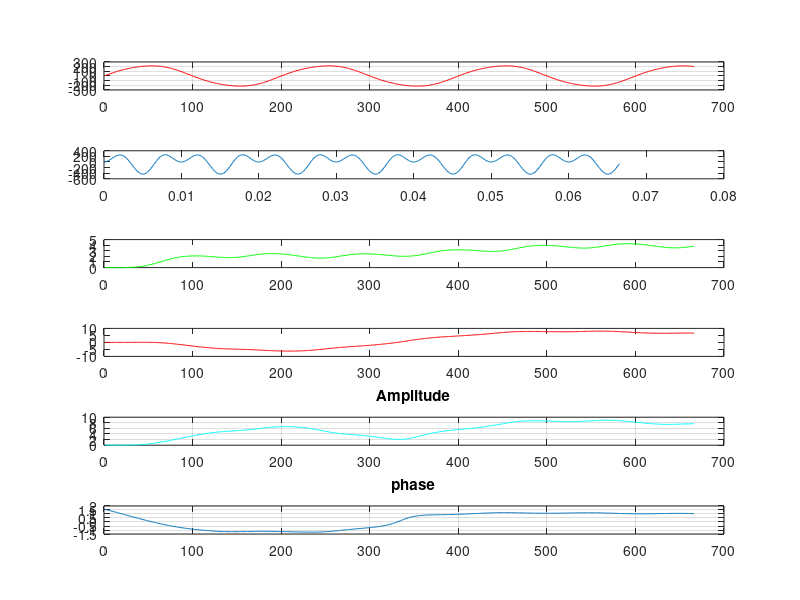

Recreate this plot in MATLAB.
%signals generation

fs=10000;
T = 10*(1/150); 
t = 0:1/fs:T-1/fs;
s1=220*sin(2*pi*50*t);
s2=7*sin(2*pi*150*t+45);
figure(1)
add=s1+s2;
% %s3=40*sin(2*pi*250*t);
% %s4=30*sin(2*pi*350*t);
% %s5=20*sin(2*pi*460*t);
% %add=s1+s2; %+s3+s4+s5;    %addition of five signals
subplot(611);
plot(add,'r');grid on; hold on;

%arbitrary theta of freq equal to the harmonic to be extracted

x = 6.28*sawtooth(2*pi*150*t);
% subplot(613);
% plot(t,x)
%upper leg
p=sin(2*pi*150*t);
% subplot(614);
% plot(t,p)
e=(add.*p)*2;
subplot(612);
plot(t,e)

%lower leg
q=cos(2*pi*150*t);
f=(add.*q)*2;
%subplot(613);
%plot(t,e)

%filter applied 
fc=20;
[b,a] = butter(4,fc/(fs/2), 'low');
d = filter(b,a,e);
q = filter(b,a,f);
subplot(613)
plot(d,'g');
subplot(614)
plot(q,'r');


%AMPLITUDE
amp= sqrt((d.^2)+(q.^2));
 subplot(615);
 plot(amp,'c');grid on; hold on;
 title('Amplitude');



%Phase
arg=q./d;
phase=atan(arg);
subplot(616);
plot(phase);grid on; hold on;
title('phase');


% %Reconstruction of harmonic
% v=phase+x;
% harmonic=amp.*cos(v); 
% subplot(616);
% plot(harmonic,'cyan');grid on; hold on;
% title('Harmonic');